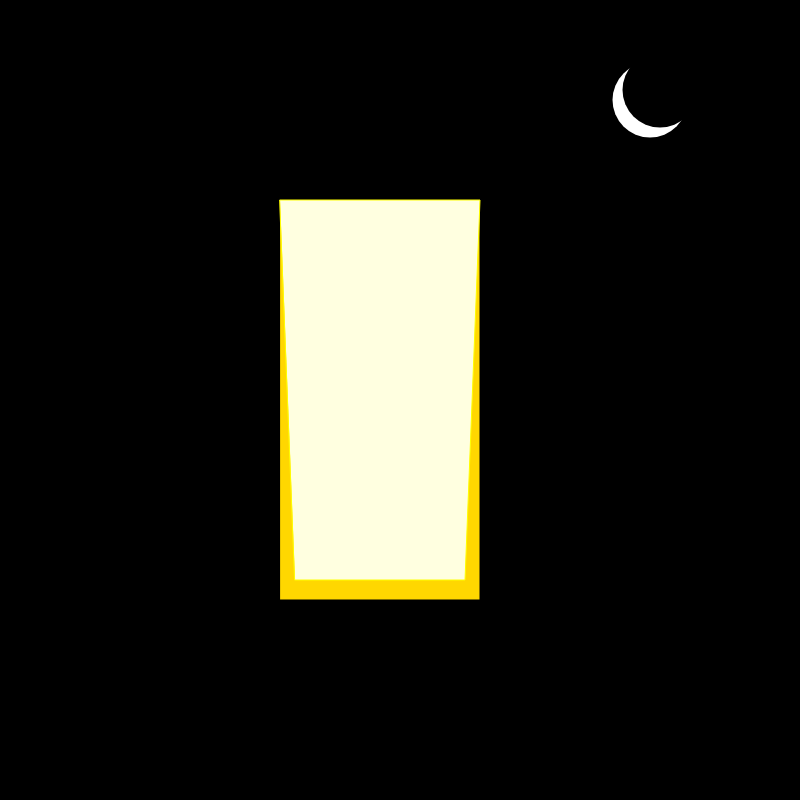
Frame 1 (no input)
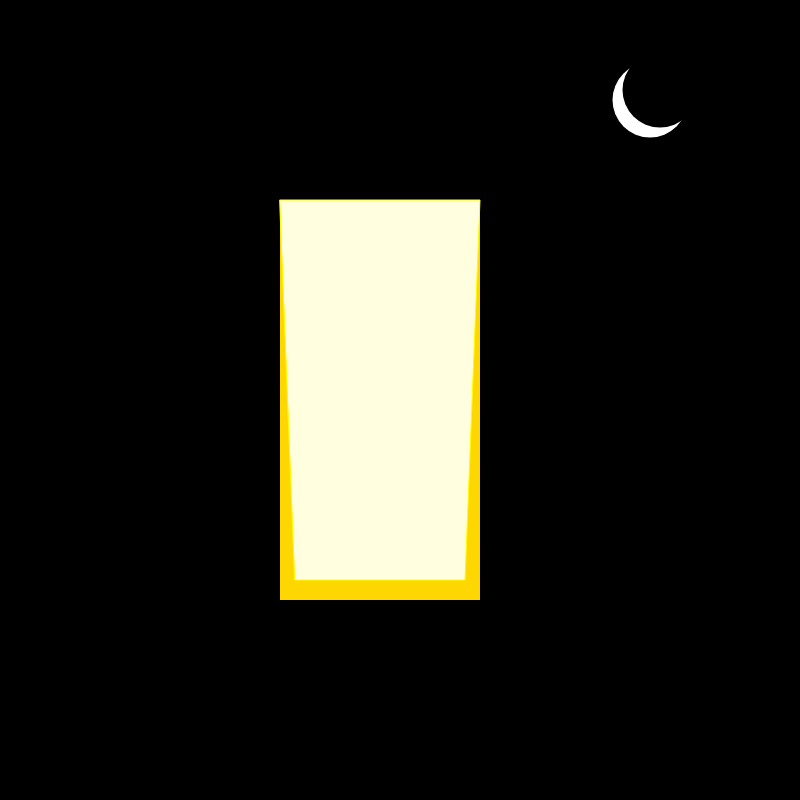
Frame 60 (no input)
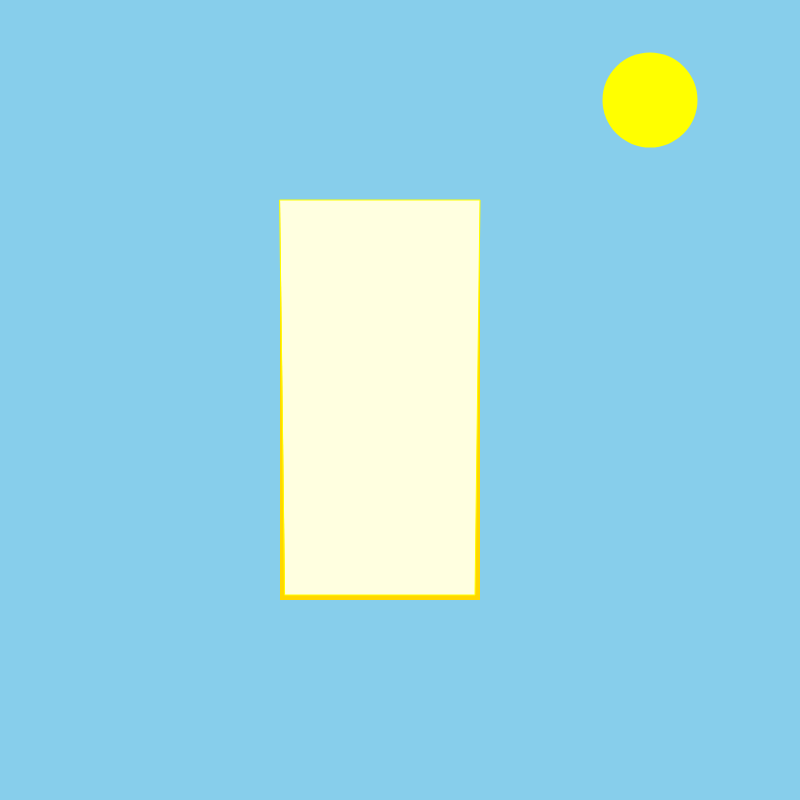
Frame 120 (the mouse pressed at the canvas centre since frame 60)

The p5.js sketch that drew these frames (run headless with seeded random() and noise() and a simulated clock; from frame 60 on, the mouse is pressed at the canvas centre):

// p5.js sketch
// ── sketch.js
    //Boolean 
    // Switch, mouseispressed

    var On = false;

    function setup(){

        createCanvas(800,800);    
    }

    function draw(){

        background(0);

            if (!On){
            swnt();
            }
        else{
            swp();
        }
        }



        function swnt(){ //Switch not

            fill('gold');
            rect(280,200,200,400);

            stroke('yellow');
            fill('lightyellow')
            quad(280,200,480,200,465,580,295,580)

            noStroke()
            fill(255);
            ellipse(650,100,75,75);
            
            fill(0);
            ellipse(660,90,75,75);
            }

        function swp(){ //Switch pressed
            background('skyblue');

            fill('gold');
            rect(280,200,200,400);

            stroke('yellow');
            fill('lightyellow')
            quad(280,200,480,200,475,595,285,595)

            noStroke()
            fill('yellow');
            ellipse(650,100,95,95);
            }

        function mousePressed(){
            
            if ( mouseX < 480 && mouseX > 280 && mouseY > 200 && mouseY < 580){
                
                if (On){
                    On = false;
                }
                else {
                    On = true;
                }
            }
        }
